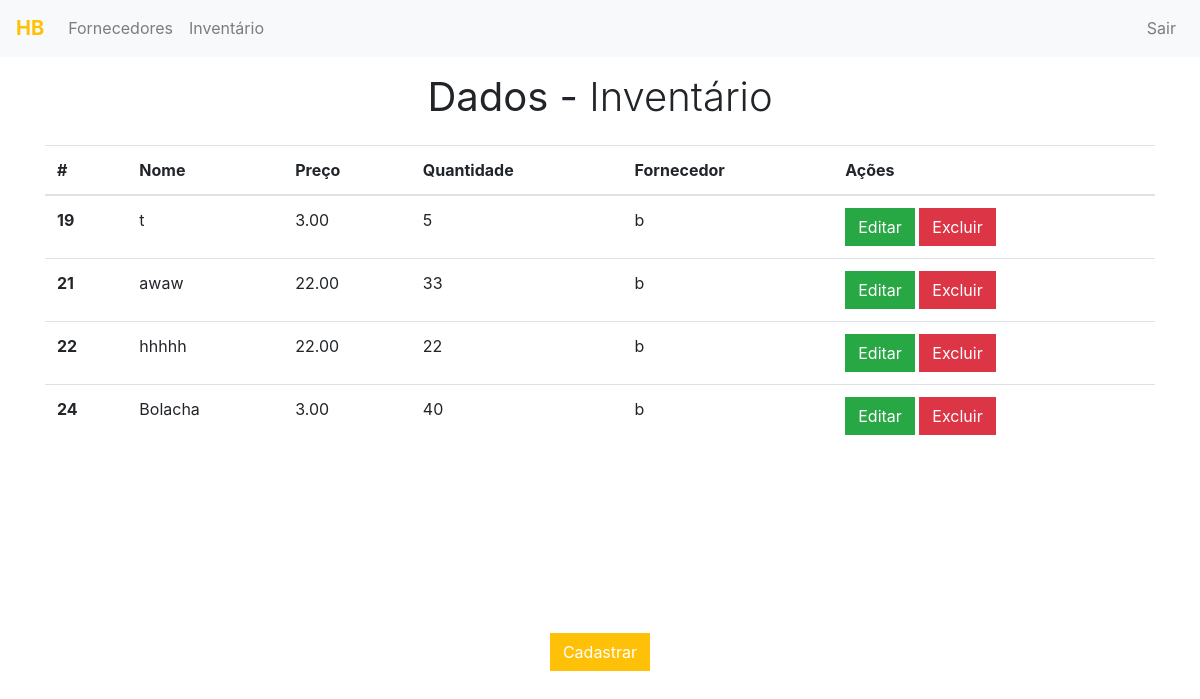
Screenshot of /view/pagina_inventario.php (signed in) with the database file from the repository.
### tables this page shows
CREATE TABLE IF NOT EXISTS `tb_produtos` (
  `pro_id` int(10) NOT NULL AUTO_INCREMENT,
  `pro_nome` varchar(30) NOT NULL,
  `pro_preco` double(10,2) NOT NULL,
  `pro_quantidade` int(10) NOT NULL,
  `ef_id` int(10) NOT NULL,
  PRIMARY KEY (`pro_id`)
);

CREATE TABLE IF NOT EXISTS `tb_fornecedor` (
  `for_id` int(10) NOT NULL AUTO_INCREMENT,
  `for_nome` varchar(50) NOT NULL,
  `for_cidade` varchar(30) NOT NULL,
  `for_bairro` varchar(30) NOT NULL,
  `for_logradouro` varchar(30) NOT NULL,
  `for_endereco` varchar(50) NOT NULL,
  `for_numero` int(10) NOT NULL,
  `for_complemento` varchar(30) DEFAULT NULL,
  `for_cnpj` varchar(18) NOT NULL,
  PRIMARY KEY (`for_id`),
  UNIQUE KEY `for_nome` (`for_nome`),
  UNIQUE KEY `for_cnpj` (`for_cnpj`)
);

### controller/c_fornecedor.php (called while the page is built, shortened)
<?php
	require_once('../model/conexao.php');
	class c_fornecedor{
		private $con;
		function __construct(){
			$this->con = new conexao();
		}
		function pesquisar($query){
			$sql = $this->con->executar($query);
			return $sql;
		}
	}
?>

### model/conexao.php (called while the page is built, shortened)
<?php
	class conexao{
		private $servidor = 'localhost';
		private $usuario = 'root';
		private $senha = '';
		private $banco = 'inventario';
		private $con;
		function conectar(){
			$this->con = mysqli_connect($this->servidor, $this->usuario, $this->senha, $this->banco);
		}
		function executar($query){
			$sql = mysqli_query($this->con, $query);
			return $sql;
		}
	}
?>

### view/pagina_inventario.php (the view, shortened to what this page needs)
<?php
	if(!isset($_SESSION['emp_cnpj'])){
		echo "<script>window.location.href = '../index.php'</script>";
	}else{
		$cnpj = $_SESSION['emp_cnpj'];
	}
	require_once '../controller/c_fornecedor.php';
	$c_fornecedor = new c_fornecedor();
?>
<!DOCTYPE html>
<html lang="pt-br">
	<head>
	    <link rel="stylesheet" type="text/css" href="../css/bootstrap.min.css">
	    <link rel="stylesheet" type="text/css" href="../css/main.css">
	</head>
	<body >
		<?php
			require_once 'navbar.php';
		?>
		<div class="container cc ">
			<p class="h1 py-3 font-weight-normal text-center">Dados - <span class="font-weight-light">Inventário</span></p>
			<table class="table">
				<thead>
					<tr>
						<th scope="col">#</th>
						<th scope="col">Nome</th>
						<th scope="col">Preço</th>
						<th scope="col">Quantidade</th>
						<th scope="col">Fornecedor</th>
						<th scope="col">Ações</th>
					</tr>
				</thead>
				<tbody>
					<?php
						$sql = $c_fornecedor->pesquisar("SELECT pro_id as id, pro_nome as nome, pro_preco as preco, pro_quantidade as quantidade, tb_emp_for.ef_id FROM tb_produtos INNER JOIN tb_emp_for ON tb_produtos.ef_id = tb_emp_for.ef_id INNER JOIN tb_empresa ON tb_emp_for.emp_id = tb_empresa.emp_id WHERE tb_empresa.emp_cnpj = '$cnpj'");
						while ($resultado = mysqli_fetch_assoc($sql)) {
							$id = $resultado['id'];
							$nome = $resultado['nome'];
							$preco = $resultado['preco'];
							$quantidade = $resultado['quantidade'];
							$ef_id = $resultado['ef_id'];
							$sqll = $c_fornecedor->pesquisar("SELECT for_nome FROM tb_fornecedor INNER JOIN tb_emp_for ON tb_fornecedor.for_id = tb_emp_for.for_id WHERE tb_emp_for.ef_id = $ef_id");
							while ($resultado = mysqli_fetch_assoc($sqll)) {
								$for_nome= $resultado['for_nome'];
							}
							echo "<tr>";
								echo "<th scope='row'>$id</th>";
								echo "<td>$nome</td>";
								echo "<td>$preco</td>";
								echo "<td>$quantidade</td>";
								echo "<td>$for_nome</td>";
								echo "
									<td>
										<a href='pagina_inventario.php?editar=$id' class='a-editar'>
											<button class='btn btn-success rounded-0' data-toggle='modal' data-target='#modalEditar'>Editar</button>
										</a>
										<a href='pagina_inventario.php?excluir=$id' class='btn btn-danger rounded-0'>Excluir</a>
									</td>";
							echo "</tr>";
						}
					?>
				</tbody>
			</table>
		</div>
		<div class="w-100 text-center pb-2 pt-3">
			<button class="btn btn-warning rounded-0 text-white m-auto" data-toggle="modal" data-target="#modalCadastrar">Cadastrar</button>
		</div>
	</body>
</html>

### view/navbar.php (shortened to what this page needs)
<nav class="navbar navbar-expand-lg navbar-light bg-light">
	<a class="navbar-brand text-warning font-weight-bold nav-hover" href="pagina_inicial.php">HB</a>
	<div class="collapse navbar-collapse" id="navbarNav">
		<ul class="navbar-nav w-100">
			<li class="nav-item nav-hover">
				<a class="nav-link color-yellow-hover" href="pagina_fornecedor.php">Fornecedores</a>
			</li>
			<li class="nav-item nav-hover">
				<a class="nav-link color-yellow-hover" href="pagina_inventario.php">Inventário</a>
			</li>
			<li class="nav-item nav-hover ml-auto">
				<a class="nav-link color-yellow-hover " href="../controller/logout.php">Sair</a>
			</li>
		</ul>
	</div>
</nav>

### css/main.css (style rules this page uses)
.cnpj, .senha, a, button { outline: 0 !important; border-bottom-color: #6c757d; transition: linear .2s; }
.nav-hover { transition: ease .5s!important; border-bottom: 1px solid transparent; }
.cc { height: 70vh; overflow: scroll; }

### rows the page displays
tb_produtos: pro_id "19", pro_nome "t", pro_preco "3.00", pro_quantidade "5", tb_fornecedor.for_nome "b"
tb_produtos: pro_id "21", pro_nome "awaw", pro_preco "22.00", pro_quantidade "33", tb_fornecedor.for_nome "b"
tb_produtos: pro_id "22", pro_nome "hhhhh", pro_preco "22.00", pro_quantidade "22", tb_fornecedor.for_nome "b"
tb_produtos: pro_id "24", pro_nome "Bolacha", pro_preco "3.00", pro_quantidade "40", tb_fornecedor.for_nome "b"
